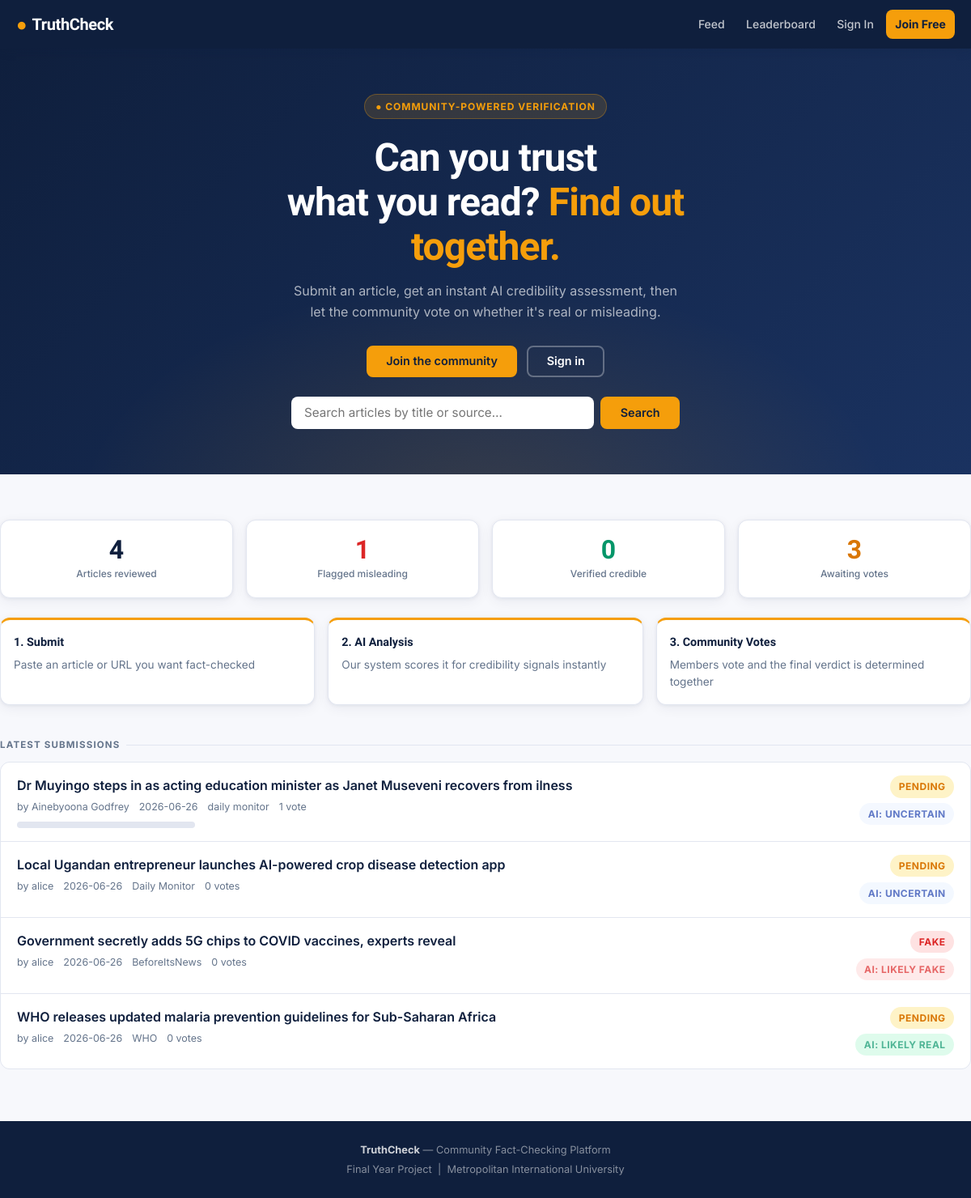
The page / on the database its author committed.
### tables this page shows
CREATE TABLE articles (
    id INTEGER PRIMARY KEY AUTOINCREMENT,
    title TEXT NOT NULL,
    content TEXT NOT NULL,
    url TEXT,
    source TEXT,
    submitted_by INTEGER REFERENCES users(id),
    nlp_score REAL DEFAULT 0.0,
    nlp_label TEXT DEFAULT 'unverified',
    community_score REAL DEFAULT 0.0,
    final_verdict TEXT DEFAULT 'pending',
    vote_count INTEGER DEFAULT 0,
    flag_count INTEGER DEFAULT 0,
    created_at TIMESTAMP DEFAULT CURRENT_TIMESTAMP
);

CREATE TABLE users (
    id INTEGER PRIMARY KEY AUTOINCREMENT,
    username TEXT UNIQUE NOT NULL,
    email TEXT UNIQUE NOT NULL,
    password_hash TEXT NOT NULL,
    role TEXT DEFAULT 'user',
    reputation INTEGER DEFAULT 0,
    created_at TIMESTAMP DEFAULT CURRENT_TIMESTAMP
);

### app/routes.py (the view)
@main.route('/')
def index():
    db = get_db()
    q = request.args.get('q', '').strip()
    if q:
        articles = db.execute('''
            SELECT a.*, u.username as submitter
            FROM articles a LEFT JOIN users u ON a.submitted_by=u.id
            WHERE a.title LIKE ? OR a.content LIKE ? OR a.source LIKE ?
            ORDER BY a.created_at DESC LIMIT 40
        ''', (f'%{q}%', f'%{q}%', f'%{q}%')).fetchall()
    else:
        articles = db.execute('''
            SELECT a.*, u.username as submitter
            FROM articles a LEFT JOIN users u ON a.submitted_by=u.id
            ORDER BY a.created_at DESC LIMIT 20
        ''').fetchall()
    stats = db.execute('''
        SELECT
            COUNT(*) as total,
            SUM(CASE WHEN final_verdict='fake' THEN 1 ELSE 0 END) as fake,
            SUM(CASE WHEN final_verdict='real' THEN 1 ELSE 0 END) as real,
            SUM(CASE WHEN final_verdict='pending' THEN 1 ELSE 0 END) as pending
        FROM articles
    ''').fetchone()
    return render_template('index.html', articles=articles, stats=stats, q=q)

### app/database.py (called while the page is built)
def get_db(app=None):
    from flask import current_app
    _app = app or current_app
    if 'db' not in g:
        g.db = sqlite3.connect(_app.config['DATABASE'])
        g.db.row_factory = sqlite3.Row
    return g.db

### app/templates/index.html (shortened to what this page needs)
{% extends 'base.html' %}
{% block content %}
<section class="hero">
  <div class="hero-inner">
    <div class="hero-eyebrow">● Community-powered verification</div>
    <h1 class="hero-title">
      Can you trust<br>what you read?
      <em> Find out together.</em>
    </h1>
    <p class="hero-sub">
      Submit an article, get an instant AI credibility assessment,
      then let the community vote on whether it's real or misleading.
    </p>
    {% if session.user_id %}
      <div class="hero-actions">
        <a href="{{ url_for('main.submit') }}" class="btn btn-amber">Submit an Article →</a>
        <a href="{{ url_for('main.dashboard') }}" class="btn btn-outline" style="color:#fff;border-color:rgba(255,255,255,.3)">My Activity</a>
      </div>
    {% else %}
      <div class="hero-actions">
        <a href="{{ url_for('auth.register') }}" class="btn btn-amber">Join the community</a>
        <a href="{{ url_for('auth.login') }}" class="btn btn-outline" style="color:#fff;border-color:rgba(255,255,255,.3)">Sign in</a>
      </div>
    {% endif %}
    <form method="GET" action="{{ url_for('main.index') }}" style="margin-top:1.5rem;display:flex;gap:.5rem;max-width:480px;margin-left:auto;margin-right:auto">
      <input type="text" name="q" value="{{ q or '' }}"
             placeholder="Search articles by title or source…"
             style="flex:1;padding:.65rem 1rem;border-radius:var(--r-sm);border:none;font-size:.95rem;outline:none;min-width:0">
      <button type="submit" class="btn btn-amber" style="flex-shrink:0">Search</button>
    </form>
  </div>
</section>
<div class="container page">
  {% if stats %}
  <div class="stat-grid">
    <div class="stat-card">
      <div class="stat-num">{{ stats.total or 0 }}</div>
      <div class="stat-lbl">Articles reviewed</div>
    </div>
    <div class="stat-card">
      <div class="stat-num c-danger">{{ stats.fake or 0 }}</div>
      <div class="stat-lbl">Flagged misleading</div>
    </div>
    <div class="stat-card">
      <div class="stat-num c-safe">{{ stats.real or 0 }}</div>
      <div class="stat-lbl">Verified credible</div>
    </div>
    <div class="stat-card">
      <div class="stat-num c-warn">{{ stats.pending or 0 }}</div>
      <div class="stat-lbl">Awaiting votes</div>
    </div>
  </div>
  {% endif %}
  <div style="display:grid;grid-template-columns:repeat(3,1fr);gap:1rem;margin-bottom:2.5rem">
    {% for step,desc in [
      ('1. Submit','Paste an article or URL you want fact-checked'),
      ('2. AI Analysis','Our system scores it for credibility signals instantly'),
      ('3. Community Votes','Members vote and the final verdict is determined together')
    ] %}
    <div class="card card-sm" style="border-top:3px solid var(--amber)">
      <div style="font-family:var(--display);font-weight:700;font-size:.9rem;margin-bottom:.35rem">{{ step }}</div>
      <div style="font-size:.85rem;color:var(--muted)">{{ desc }}</div>
    </div>
    {% endfor %}
  </div>
  <div class="section-label">
    {% if q %}Results for "{{ q }}" — {{ articles|length }} found{% else %}Latest submissions{% endif %}
  </div>
  {% if articles %}
  <div class="article-list">
    {% for art in articles %}
    <div class="article-row">
      <div>
        <a href="{{ url_for('main.article', article_id=art.id) }}" class="art-title">{{ art.title }}</a>
        <div class="art-meta">
          <span>by {{ art.submitter or 'anonymous' }}</span>
          <span>{{ art.created_at[:10] if art.created_at else '' }}</span>
          {% if art.source %}<span>{{ art.source }}</span>{% endif %}
          <span>{{ art.vote_count }} vote{{ 's' if art.vote_count != 1 }}</span>
        </div>
        {% if art.vote_count > 0 %}
        <div class="score-bar" style="max-width:220px;margin-top:.5rem">
        </div>
        {% endif %}
      </div>
      <div class="art-badges">
        <span class="badge badge-{{ art.final_verdict }}">{{ art.final_verdict }}</span>
        <span class="badge badge-{{ art.nlp_label }}" style="opacity:.7">AI: {{ art.nlp_label.replace('_',' ') }}</span>
      </div>
    </div>
    {% endfor %}
  </div>
  {% endif %}
</div>
{% endblock %}

### app/templates/base.html (shortened to what this page needs)
<!DOCTYPE html>
<html lang="en">
<head>
</head>
<body>
<nav class="nav">
  <div class="nav-inner">
    <a href="{{ url_for('main.index') }}" class="nav-brand">
      <span class="dot">●</span> TruthCheck
    </a>
    <div class="nav-links">
      <a href="{{ url_for('main.index') }}">Feed</a>
      <a href="{{ url_for('main.leaderboard') }}">Leaderboard</a>
      {% if session.user_id %}
        <a href="{{ url_for('main.submit') }}">Submit Article</a>
        <a href="{{ url_for('main.dashboard') }}">My Activity</a>
        {% if session.role == 'admin' %}
        <a href="{{ url_for('main.admin_panel') }}" style="color:var(--amber)!important">Admin</a>
        {% endif %}
        <a href="{{ url_for('auth.logout') }}">Sign Out</a>
      {% else %}
        <a href="{{ url_for('auth.login') }}">Sign In</a>
        <a href="{{ url_for('auth.register') }}" class="nav-cta">Join Free</a>
      {% endif %}
    </div>
  </div>
</nav>
<main>{% block content %}{% endblock %}</main>
<footer>
  <strong>TruthCheck</strong> — Community Fact-Checking Platform<br>
  Final Year Project &nbsp;|&nbsp; Metropolitan International University
</footer>
</body>
</html>

### rows shown on the page
articles: title "Dr Muyingo steps in as acting education minister as Janet Museveni recovers from ilness", username "Ainebyoona Godfrey", created_at "2026-06-26", source "daily monitor", vote_count "1", final_verdict "PENDING", nlp_label.replace "UNCERTAIN"
articles: title "Local Ugandan entrepreneur launches AI-powered crop disease detection app", username "alice", created_at "2026-06-26", source "Daily Monitor", vote_count "0", vote_count "s", final_verdict "PENDING", nlp_label.replace "UNCERTAIN"
articles: title "Government secretly adds 5G chips to COVID vaccines, experts reveal", username "alice", created_at "2026-06-26", source "BeforeItsNews", vote_count "0", vote_count "s", final_verdict "FAKE", nlp_label.replace "LIKELY FAKE"
articles: title "WHO releases updated malaria prevention guidelines for Sub-Saharan Africa", username "alice", created_at "2026-06-26", source "WHO", vote_count "0", vote_count "s", final_verdict "PENDING", nlp_label.replace "LIKELY REAL"

### other values the page prints
{{ stats.total or 0 }} "4"
{{ stats.fake or 0 }} "1"
{{ stats.real or 0 }} "0"
{{ stats.pending or 0 }} "3"
{{ step }} "1. Submit" "2. AI Analysis" "3. Community Votes"
{{ desc }} "Paste an article or URL you want fact-checked" "Our system scores it for credibility signals instantly" "Members vote and the final verdict is determined together"
